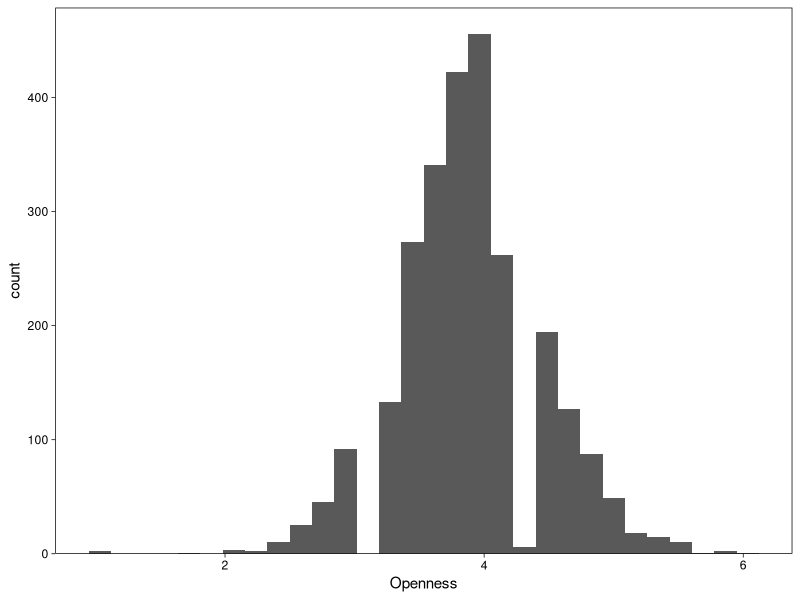
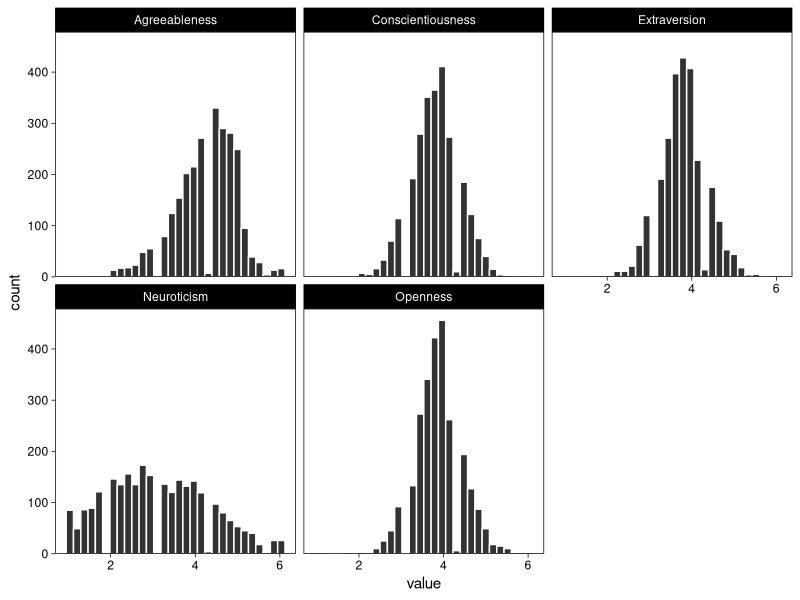
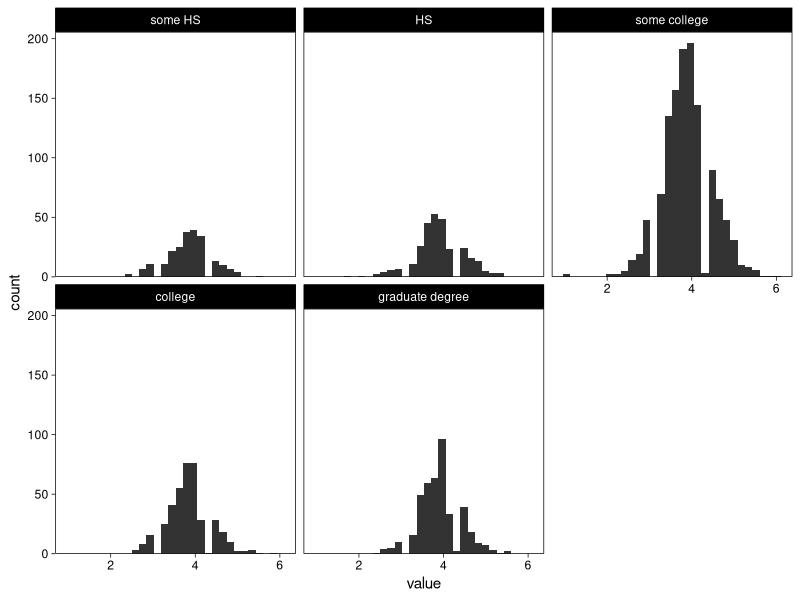
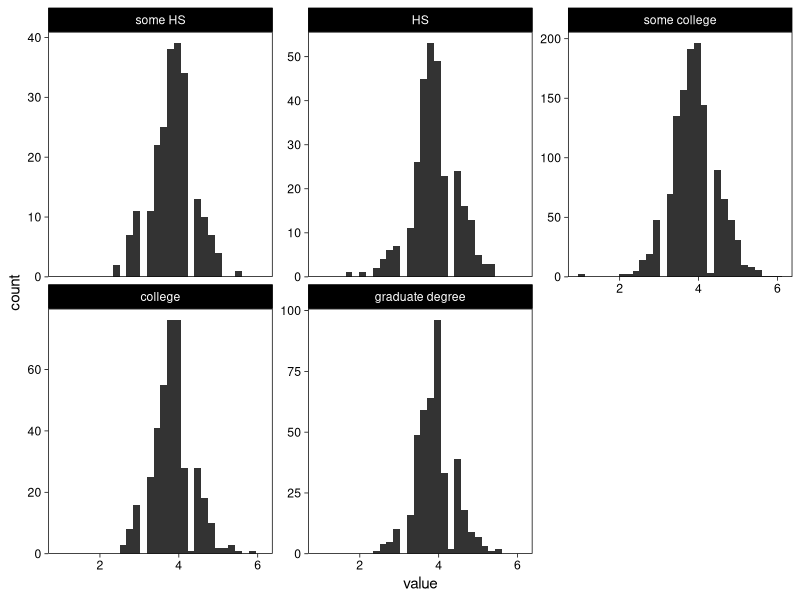
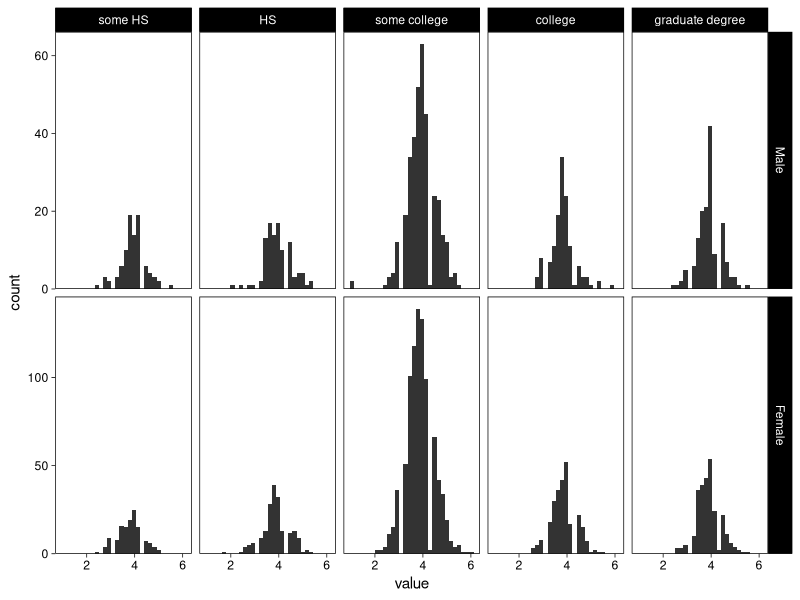
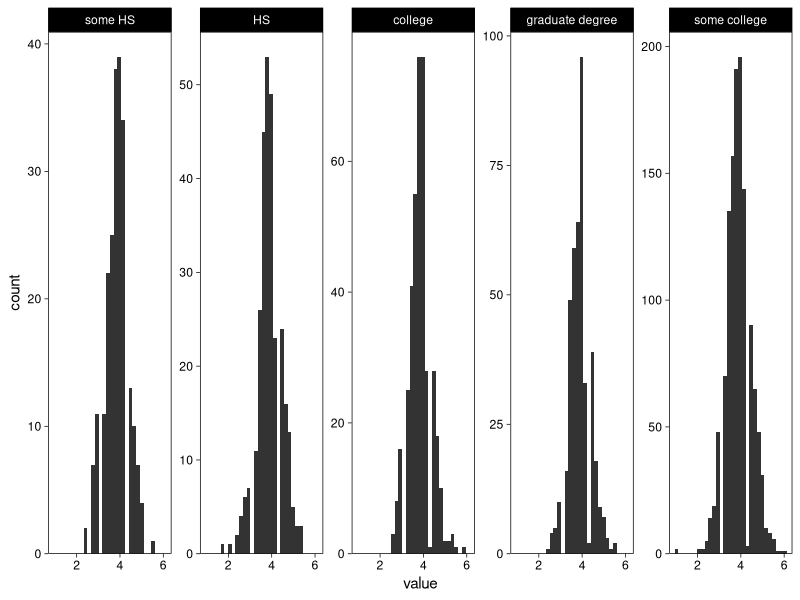

Source code (R) for these figures, in order:
## ---- chunk 1
library(knitr)
library(scales)
library(psych)
library(tidyverse)
## ---- chunk 2
opts_chunk$set(
  warning = F,
  message = F,
  eval = T,
  cache = T,
  echo = T,
  collapse = T,
  fig.align = "center",
  fig.retina = 2
)
options(width = 140)
theme_set(theme_linedraw() + theme(panel.grid = element_blank()))
## ---- chunk 3
dat <- as_tibble(bfi)
dat <- dat %>%
  rowwise() %>%
  mutate(
    Extraversion = mean(c(E1, E2, E3, E4, E5), na.rm = T),
    Openness = mean(c(O1, O2, O3, O4, O5), na.rm = T),
    Agreeableness = mean(c(A1, A2, A3, A4, A5), na.rm = T),
    Neuroticism = mean(c(N1, N2, N3, N4, N5), na.rm = T),
    Conscientiousness = mean(c(C1, C2, C3, C4, C5), na.rm = T)
  ) %>%
  select(-c(1:25)) %>%
  drop_na(gender, education, age) %>%
  mutate(
    gender = factor(gender, labels = c("Male", "Female")),
    education = factor(education, labels = c("some HS", "HS", "some college", "college", "graduate degree"))
  )
kable(head(dat), digits = 2, caption = "Example data (from psych package)")
## ---- chunk 4
ggplot(dat, aes(x = Openness)) +
  geom_histogram() +
  # Fix bars to y=0
  scale_y_continuous(expand = expansion(c(0, 0.05)))
## ---- chunk 5
dat_long <- dat %>%
  pivot_longer(Extraversion:Conscientiousness, names_to = "Scale")
head(dat_long) %>%
  kable(digits = 2, caption = "Example data in long format.")
## ---- chunk 6
ggplot(dat_long, aes(x = value)) +
  geom_histogram(fill = "grey20", col = "white") +
  facet_wrap("Scale") +
  scale_y_continuous(expand = expansion(c(0, 0.05)))
## ---- chunk 7
# Filter out all rows where category is "openness", and pass forward
filter(dat_long, Scale == "Openness") %>%
  # Place value on x-axis
  ggplot(aes(x = value)) +
  scale_y_continuous(expand = expansion(c(0, 0.05))) +
  # Histogram
  geom_histogram(fill = "grey20") +
  # Facet
  facet_wrap("education")
## ---- chunk 8
last_plot() +
  facet_wrap("education", scales = "free_y")
## ---- chunk 9
last_plot() +
  facet_grid(gender ~ education, scales = "free_y")
## ---- chunk 10
dat_long %>%
  filter(Scale == "Openness") %>%
  add_count(education) %>%
  mutate(education = reorder(education, n)) %>% # The important bit
  ggplot(aes(x = value)) +
  scale_y_continuous(expand = expansion(c(0, 0.05))) +
  geom_histogram(fill = "grey20") +
  facet_wrap("education", scales = "free_y", nrow = 1)
